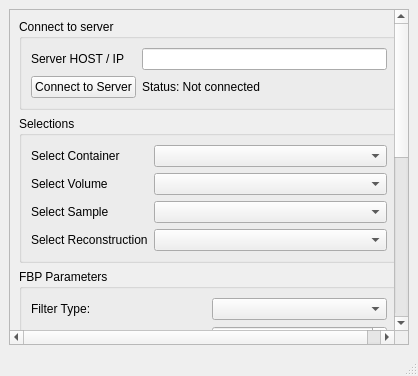
<?xml version="1.0" encoding="UTF-8"?>
<ui version="4.0">
 <class>SinoReconsVisual2</class>
 <widget class="QMainWindow" name="SinoReconsVisual2">
  <property name="windowTitle"><string>SinoReconsVisual2 Module</string></property>

  <widget class="QWidget" name="centralwidget">
   <!-- Main layout for centralwidget -->
   <layout class="QVBoxLayout" name="mainLayout" stretch="1">
    <item>
     <widget class="QScrollArea" name="scrollArea">
      <property name="widgetResizable"><bool>true</bool></property>
      <widget class="QWidget" name="scrollAreaWidgetContents">
       <!-- Content layout INSIDE the scroll area -->
       <layout class="QVBoxLayout" name="contentsLayout" stretch="0,0,0,1">
        
        <!-- Section: Connection -->
         <item>
         <widget class="QGroupBox" name="connectionGroup">
            <property name="title"><string>Connect to server</string></property>
            <layout class="QGridLayout" name="connectionLayout">
               <!-- New: Server URL field -->
               <item row="0" column="0">
               <widget class="QLabel" name="serverUrlLabel">
                  <property name="text"><string>Server HOST / IP </string></property>
               </widget>
               </item>
               <item row="0" column="1">
               <widget class="QLineEdit" name="serverUrlLineEdit">
                  <property name="placeholderText">
                     
                  </property>
               </widget>
               </item>

               <!-- Existing: connect button + status -->
               <item row="1" column="0">
               <widget class="QPushButton" name="connectToServerButton">
                  <property name="text"><string>Connect to Server</string></property>
               </widget>
               </item>
               <item row="1" column="1">
               <widget class="QLabel" name="statusLabel">
                  <property name="text"><string>Status: Not connected</string></property>
               </widget>
               </item>
            </layout>
         </widget>
         </item>

 
        <!-- Section: Selections -->
        <item>
         <widget class="QGroupBox" name="selectionGroup">
          <property name="title"><string>Selections</string></property>
          <layout class="QFormLayout" name="selectionLayout">
           <item row="0" column="0"><widget class="QLabel"><property name="text"><string>Select Container</string></property></widget></item>
           <item row="0" column="1"><widget class="QComboBox" name="containerSelectorComboBox"/></item>

           <item row="1" column="0"><widget class="QLabel"><property name="text"><string>Select Volume</string></property></widget></item>
           <item row="1" column="1"><widget class="QComboBox" name="volumeSelectorComboBox"/></item>

           <item row="2" column="0"><widget class="QLabel"><property name="text"><string>Select Sample</string></property></widget></item>
           <item row="2" column="1"><widget class="QComboBox" name="sampleSelectorComboBox"/></item>

           <item row="3" column="0"><widget class="QLabel"><property name="text"><string>Select Reconstruction</string></property></widget></item>
           <item row="3" column="1"><widget class="QComboBox" name="reconstructionSelectorComboBox"/></item>
          </layout>
         </widget>
        </item>

        <!-- Section: FBP Parameters -->
        <item>
         <widget class="QGroupBox" name="fbpParameterGroupBox">
          <property name="title"><string>FBP Parameters</string></property>
          <layout class="QGridLayout" name="fbpLayout">
           <item row="0" column="0"><widget class="QLabel" name="label_filterType"><property name="text"><string>Filter Type:</string></property></widget></item>
           <item row="0" column="1"><widget class="QComboBox" name="filterTypeComboBox"/></item>

           <item row="1" column="0"><widget class="QLabel" name="label_frequencyScaling"><property name="text"><string>Frequency Scaling:</string></property></widget></item>
           <item row="1" column="1"><widget class="QDoubleSpinBox" name="frequencyScalingSpinBox"/></item>

           <item row="2" column="0" colspan="2"><widget class="QCheckBox" name="paddingCheckBox"><property name="text"><string>Enable Padding</string></property></widget></item>
          </layout>
         </widget>
        </item>

        <!-- Section: Landweber Parameters -->
        <item>
         <widget class="QGroupBox" name="landweberParameterGroupBox">
          <property name="title"><string>Landweber Parameters</string></property>
          <layout class="QGridLayout" name="lwLayout">
           <item row="0" column="0"><widget class="QLabel" name="label_iterations"><property name="text"><string>Iterations:</string></property></widget></item>
           <item row="0" column="1"><widget class="QSpinBox" name="iterationsSpinBox"/></item>
           <item row="1" column="0"><widget class="QLabel" name="label_relaxation"><property name="text"><string>Relaxation:</string></property></widget></item>
           <item row="1" column="1"><widget class="QDoubleSpinBox" name="relaxationSpinBox"/></item>
          </layout>
         </widget>
        </item>

        <!-- Section: Remote Actions -->
        <item>
         <widget class="QGroupBox" name="remoteActionsGroup">
          <property name="title"><string>Remote action</string></property>
          <layout class="QGridLayout" name="remoteLayout">
           <item row="0" column="0"><widget class="QPushButton" name="executeRemoteCommandButton"><property name="text"><string>Send Reconstruction Command</string></property></widget></item>
           <item row="0" column="1"><widget class="QPushButton" name="streamNrrdButton"><property name="text"><string>Load Remote Recons (NRRD)</string></property></widget></item>
           <item row="1" column="0"><widget class="QPushButton" name="loadSourceTrajectoryButton"><property name="text"><string>Load Remote Trajectories (VTP)</string></property></widget></item>
          </layout>
         </widget>
        </item>

        <!-- Section: Navigation -->
        <item>
         <widget class="QGroupBox" name="navigationGroup">
          <property name="title"><string>Navigation</string></property>
          <layout class="QGridLayout" name="navLayout">
           <item row="0" column="0"><widget class="QPushButton" name="fetchSinogramButton"><property name="text"><string>Fetch Sinogram Slice</string></property></widget></item>
           <item row="1" column="0"><widget class="QPushButton" name="loadFullDatasetButton"><property name="text"><string>Load Full Dataset</string></property></widget></item>
           <item row="2" column="0"><widget class="QSlider" name="indexSlider"><property name="orientation"><enum>Qt::Horizontal</enum></property><property name="minimum"><number>0</number></property><property name="maximum"><number>0</number></property></widget></item>
           <item row="2" column="1"><widget class="QLabel" name="sliderIndexLabel"><property name="text"><string>Index: 0</string></property></widget></item>
          </layout>
         </widget>
        </item>

        <!-- Spacer to ensure content is taller than viewport -->
        <item>
         <spacer name="verticalSpacer">
          <property name="orientation"><enum>Qt::Vertical</enum></property>
          <property name="sizeHint"><size><width>20</width><height>40</height></size></property>
         </spacer>
        </item>

       </layout>
      </widget> <!-- scrollAreaWidgetContents -->
     </widget> <!-- scrollArea -->
    </item>
   </layout>
  </widget> <!-- centralwidget -->

  <widget class="QMenuBar" name="menubar"/>
  <widget class="QStatusBar" name="statusbar"/>
 </widget>
 <resources/>
 <connections/>
</ui>
